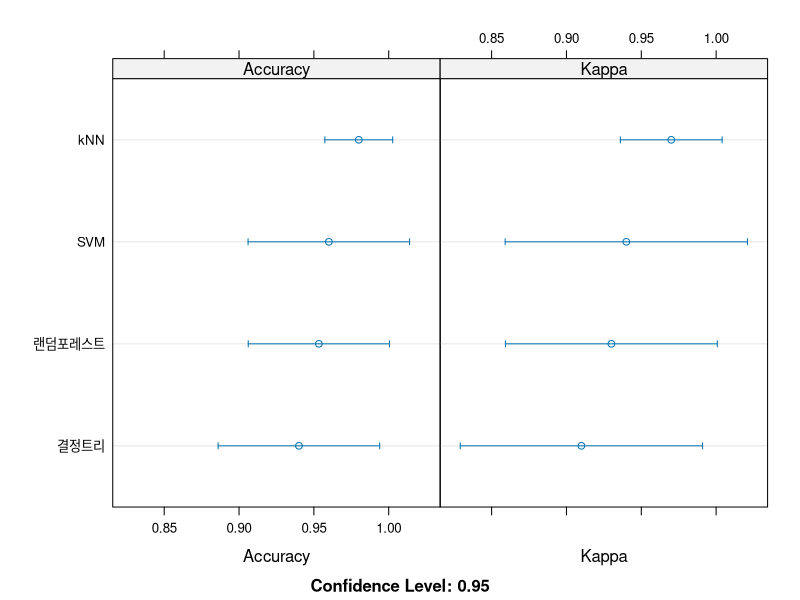
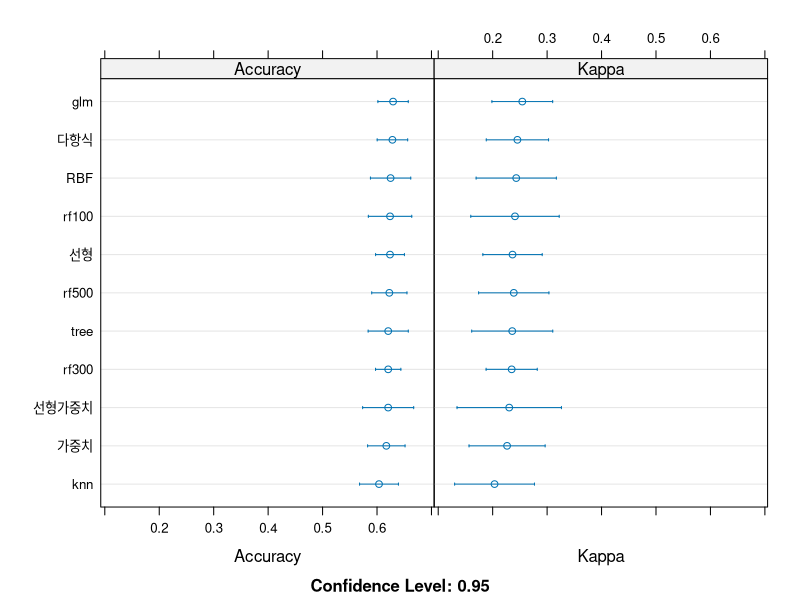
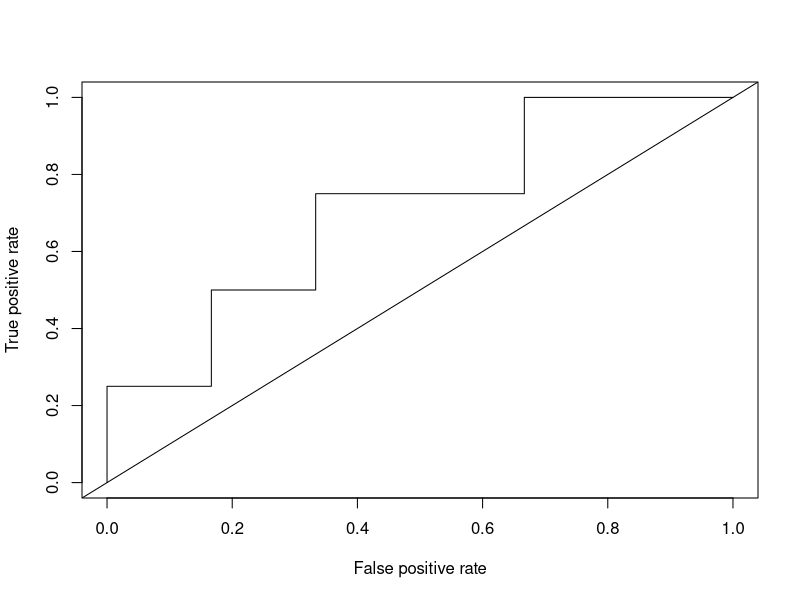

These figures' R source, in order:
# 2. 정확률

# Page 7

library(rpart)
library(randomForest)
library(caret)

r = rpart(Species~., data = iris)                     
f = randomForest(Species~., data = iris, ntree = 3)   

r_pred = predict(r, iris, type = 'class')
confusionMatrix(r_pred, iris$Species)

f_pred = predict(f, iris)
confusionMatrix(f_pred, iris$Species)





# 3. 일반화 능력 측정 #

# Page 11

n = nrow(iris)                        # iris의 샘플 개수
i = 1:n			        # 1, 2, 3, ..., n을 가진 리스트 i
train_list = sample(i, n*0.6)		# 60%를 랜덤하게 샘플링
test_list = setdiff(i, train_list)	# 나머지(40%) 
iris_train = iris[train_list, ]       # 훈련 집합 추출
iris_test = iris[test_list, ]		# 테스트 집합 추출



# Page 12

f = randomForest(Species~., data = iris_train) 
p = predict(f, newdata = iris_test)
p

iris_test$Species



# Page 13

library(caret)
train_list = createDataPartition(y = iris$Species, p = 0.6, list = FALSE)
iris_train = iris[train_list, ]
iris_test = iris[-train_list, ]
f = randomForest(Species~., data = iris_train)    
p = predict(f, newdata = iris_test)





# 4. 교차 검증 #

# Page 16

library(caret)
data = iris[sample(nrow(iris)), ] 	# iris 데이터의 순서를 섞는다.
k = 5
q = nrow(data)/k   			# k개로 등분했을 때 부분 집합의 크기
l = 1:nrow(data)
accuracy = 0
for(i in 1:k) {
  test_list = ((i-1)*q+1):(i*q)         # i번째를 테스트 집합으로 설정
  testData = data[test_list, ]
  train_list = setdiff(l, test_list) 	# 나머지를 훈련 집합으로 설정
  trainData = data[train_list, ]
  f = train(Species~., data = trainData, method = 'rf') # 모델 학습(랜덤 포리스트)
  p = predict(f, newdata = testData)
  t = table(p, testData$Species)
  accuracy=accuracy+(t[1, 1]+t[2, 2]+t[3, 3])/length(test_list) # 정확률 측정&누적
}
(average_accuracy = accuracy/k) 		# 평균 정확률



# Page 17

control = trainControl(method = 'cv', number = 5)
f = train(Species~., data = iris, method = 'rf', metric = 'Accuracy', trControl = control)
confusionMatrix(f)





# 5. 모델 선택 #

# Page 19

control = trainControl(method = 'cv', number = 5)
r = train(Species~., data = iris, method = 'rpart', metric = 'Accuracy', trControl = control)
f = train(Species~., data = iris, method = 'rf', metric = 'Accuracy', trControl = control)
s = train(Species~., data = iris, method = 'svmRadial', metric = 'Accuracy', trControl = control)
k = train(Species~., data = iris, method = 'knn', metric = 'Accuracy', trControl = control)
resamp = resamples(list(결정트리 = r, 랜덤포레스트 = f, SVM = s, kNN = k))
summary(resamp)

sort(resamp, decreasing = TRUE)



# Page 20

dotplot(resamp)



# Page 22

library(survival)
clean_colon = na.omit(colon)
clean_colon = clean_colon[c(TRUE, FALSE), ]
clean_colon$status = factor(clean_colon$status)
control = trainControl(method = 'cv', number = 10)
formular = status~rx+sex+age+obstruct+perfor+adhere+nodes+differ+extent+surg+node4
L = train(formular, data = clean_colon, method = 'svmLinear', metric = 'Accuracy', trControl = control)
LW = train(formular, data = clean_colon, method = 'svmLinearWeights', metric = 'Accuracy', trControl = control)
P = train(formular, data = clean_colon, method = 'svmPoly', metric = 'Accuracy', trControl =  control)
R = train(formular, data = clean_colon, method = 'svmRadial', metric = 'Accuracy', trControl = control)
RW = train(formular, data = clean_colon, method = 'svmRadialWeights', metric = 'Accuracy', trControl = control)
f100 = train(formular, data = clean_colon, method = 'rf', ntree = 100, metric = 'Accuracy', trControl = control)
f300 = train(formular, data = clean_colon, method = 'rf', ntree = 300,metric = 'Accuracy', trControl = control)
f500 = train(formular, data = clean_colon, method = 'rf', ntree = 500,metric = 'Accuracy', trControl = control)
r = train(formular, data = clean_colon, method = 'rpart', metric = 'Accuracy', trControl = control)
k = train(formular, data = clean_colon, method = 'knn', metric = 'Accuracy', trControl = control)
g = train(formular, data = clean_colon, method = 'glm', metric = 'Accuracy', trControl = control)
resamp = resamples(list(선형 = L, 선형가중치 = LW, 다항식 = P, RBF = R, 가중치 = RW, rf100 = f100, rf300 = f300, rf500 = f500, tree = r, knn = k, glm = g))
summary(resamp)

sort(resamp, decreasing = TRUE)

dotplot(resamp)





# 7. ROC 곡선과 AUC #

# Page 33

install.packages('ROCR')
library(ROCR)
labels = c(0, 0, 1, 0, 1, 1, 0, 0, 0, 1)	
predictions = c(0.26, 0.81, 0.73, 0.11, 0.20, 0.48, 0.23, 0.11, 0.61, 0.99) 

p = prediction(predictions, labels)	
roc = performance(p, measure = 'tpr', x.measure = 'fpr')	
plot(roc)
abline(a = 0, b = 1)

auc = performance(p, measure = 'auc')	
auc@y.values
